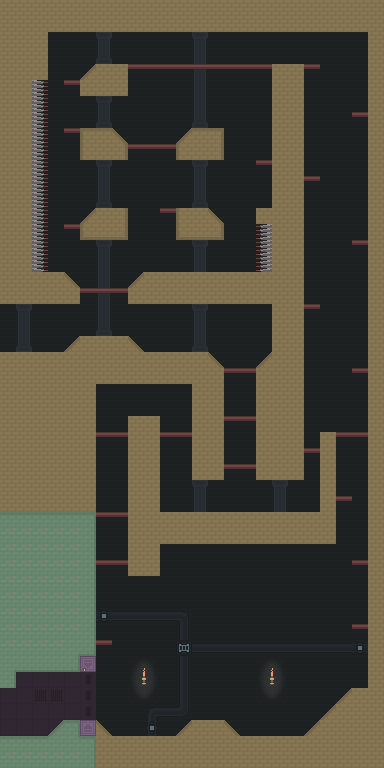

A 2D game scene composited from a Tiled map and its tileset images. What follows is a short description and the map's XML, with each tile layer's data collapsed to a summary:
An orthogonal 24x48 tile map with 16x16 px tiles, 5 tile layers (background, decor, platforms, walls, ...) and 19 objects (9x scarab, 4x spawn, 2x exit, 2x killbox, upgrade, ...).

<map version="1.0" orientation="orthogonal" renderorder="right-down" width="24" height="48" tilewidth="16" tileheight="16" nextobjectid="40">
 <tileset firstgid="1" source="../../tileset.tsx" />
 <layer name="background" width="24" height="48">
  <data>[1152 cells, 1152 non-empty, 4 distinct tile ids]</data>
 </layer>
 <layer name="decor" width="24" height="48">
  <data>[1152 cells, 73 non-empty, 18 distinct tile ids]</data>
 </layer>
 <layer name="platforms" width="24" height="48">
  <data>[1152 cells, 73 non-empty, 5 distinct tile ids]</data>
 </layer>
 <layer name="walls" width="24" height="48">
  <data>[1152 cells, 510 non-empty, 23 distinct tile ids]</data>
 </layer>
 <layer name="overlay" width="24" height="48">
  <data>[1152 cells, 0 non-empty, 0 distinct tile ids]</data>
 </layer>
 <objectgroup name="objects">
  <object id="10" name="exit" type="exit" x="-16" y="304" width="32" height="48">
   <properties>
    <property name="target" value="shaft.to_high_jump" />
   </properties>
  </object>
  <object id="11" name="high_jump" type="upgrade" x="192" y="672" width="32" height="32" />
  <object id="12" name="to_stasis" type="exit" x="-16" y="688" width="32" height="48">
   <properties>
    <property name="target" value="stasis.exit" />
   </properties>
  </object>
  <object id="15" name="spawn" type="spawn" x="16" y="304" width="32" height="48" />
  <object id="17" name="stasis_door" type="blast_door" x="80" y="672" width="16" height="48" />
  <object id="19" type="killbox" x="32" y="80" width="16" height="192" />
  <object id="20" type="killbox" x="256" y="224" width="16" height="48" />
  <object id="22" type="scarab" x="112" y="208">
   <properties>
    <property name="clockwise" type="bool" value="true" />
   </properties>
   <polyline points="0,0 16,0 16,32 -32,32 -32,16 -16,0 0,0" />
  </object>
  <object id="24" type="scarab" x="128" y="240">
   <properties>
    <property name="clockwise" type="bool" value="true" />
   </properties>
   <polyline points="0,0 -48,0 -48,-16 -32,-32 0,-32 0,0" />
  </object>
  <object id="26" type="scarab" x="192" y="160">
   <properties>
    <property name="clockwise" type="bool" value="true" />
    <property name="hitpoints" type="int" value="2" />
   </properties>
   <polyline points="0,0 -16,0 -16,-16 0,-32 32,-32 32,0 0,0" />
  </object>
  <object id="27" type="scarab" x="192" y="208">
   <properties>
    <property name="clockwise" type="bool" value="true" />
   </properties>
   <polyline points="0,0 16,0 32,16 32,32 -16,32 -16,0 0,0" />
  </object>
  <object id="30" type="scarab" x="128" y="80">
   <properties>
    <property name="clockwise" type="bool" value="true" />
    <property name="hitpoints" type="int" value="3" />
   </properties>
   <polyline points="0,0 0,16 -48,16 -48,0 -32,-16 0,-16 0,0" />
  </object>
  <object id="31" type="scarab" x="160" y="272">
   <properties>
    <property name="clockwise" type="bool" value="true" />
   </properties>
   <polyline points="0,0 80,0" />
  </object>
  <object id="32" type="scarab" x="176" y="352">
   <polyline points="0,0 -32,0 -48,-16 -96,-16 -112,0 -128,0" />
  </object>
  <object id="34" type="scarab" x="48" y="272">
   <properties>
    <property name="clockwise" type="bool" value="true" />
   </properties>
   <polyline points="8.08696,-0.0869565 16,0 32,16 32,32 0,32" />
  </object>
  <object id="35" type="scarab" x="112" y="160">
   <properties>
    <property name="clockwise" type="bool" value="true" />
    <property name="hitpoints" type="int" value="1" />
   </properties>
   <polyline points="0,0 -32,0 -32,-32 0,-32 16,-16 16,0 0,0" />
  </object>
  <object id="37" name="2" type="spawn" x="272" y="16" width="32" height="48" />
  <object id="38" name="3" type="spawn" x="192" y="672" width="32" height="48" />
  <object id="39" name="4" type="spawn" x="224" y="320" width="32" height="48" />
 </objectgroup>
</map>